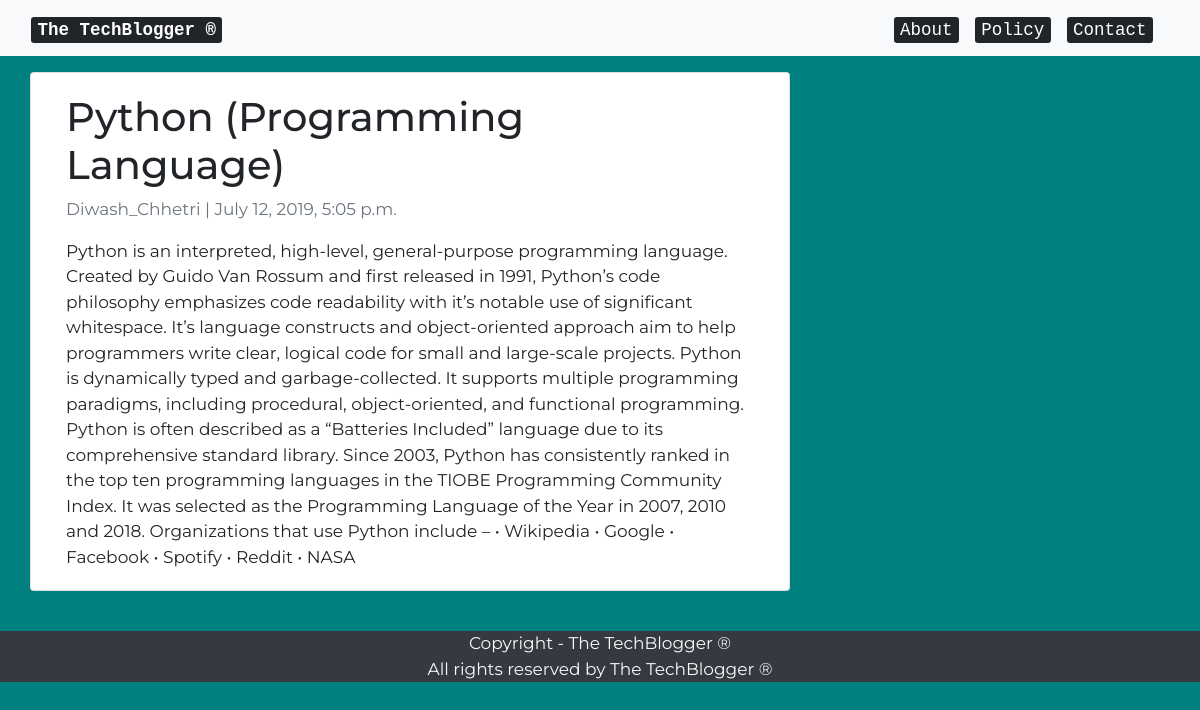
Page /python-programming-language/ on the committed database.
### blog/models.py (models this page shows, shortened)
class Post(models.Model):
    title = models.CharField(max_length=200, unique=True)
    slug = models.SlugField(max_length=200, unique=True)
    author = models.ForeignKey(User, on_delete= models.CASCADE,related_name='blog_posts')
    updated_on = models.DateTimeField(auto_now= True)
    content = models.TextField()
    created_on = models.DateTimeField(auto_now_add=True)
    status = models.IntegerField(choices=STATUS, default=0)
    class Meta:
        ordering = ['-created_on']

### blog/views.py (the view)
# urls.py: path('<slug:slug>/', views.PostDetail.as_view(), name='post_detail'),
class PostDetail(generic.DetailView):
    model = Post
    template_name = 'post_detail.html'

### templates/post_detail.html (shortened to what this page needs)
{% extends 'base.html' %} {% block content %}
<div class="container">
  <div class="row">
    <div class="col-md-8 card mb-4  mt-3 left  top">
      <div class="card-body">
        <h1>{% block title %} {{ object.title }} {% endblock title %}</h1>
        <p class=" text-muted">{{ post.author }} | {{ post.created_on }}</p>
        <p class="card-text ">{{ object.content | safe }}</p>
      </div>
    </div>
  </div>
</div>
{% endblock content %}

### templates/base.html (style rules this page uses)
body { font-family: 'Montserrat', sans-serif; font-size: 17px; background-color:#008080; }

### rows in the picture
Post: title "Python (Programming Language)", author "Diwash_Chhetri", created_on "July 12, 2019, 5:05 p.m.", content "Python is an interpreted, high-level, general-purpose programming language. Created by Guido Van Rossum and first released in 1991, Python’s code philosophy emphasizes code readability with it’s notable use of significant whitespace. It’s language constructs and object-oriented approach aim to help programmers write clear, logical code for small and large-scale projects. Python is dynamically typed and garbage-collected. It supports multiple programming paradigms, including procedural, object-oriented, and functional programming. Python is often described as a “Batteries Included” language due to its comprehensive standard library. Since 2003, Python has consistently ranked in the top ten…"
